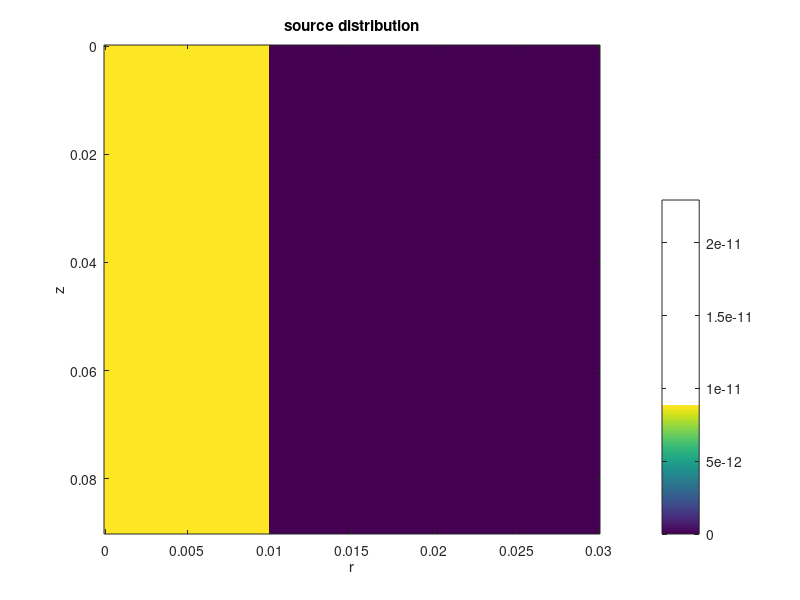

This figure's MATLAB source: (Note: this script raises an error after producing the figure.)
%% basic settings
close all; clear; clc;

% define parameters 
eps0 = 8.85e-12;  % vacuum permittivity
rou0 = 8.85e-12;  % charge density in the sphere

Lz = 9e-2; % Lz = 9cm
Lr = 3e-2; % Lr = 3cm


nr = 101;  % number of points 
nz = nr;

% domain discretization 

delr = Lr/(nr-1);
delz = Lz/(nz-1);

z = 0:delz/2:Lz;  % z_odd -- interface; z_even -- center
r = 0:delr/2:Lr;  % r_odd -- center; r_even -- interface

% z0 = Lz/2;  % z coordinate of the center of the source sphere
% r0 = Lr/6;  % radius of the source sphere

[R, Z] = meshgrid(r,z);


% define a infinite long cylinder filled with electrons
R0 = Lr/3;  
rou = rou0 * ones(size(R,1), size(R,2));
[IdxI, IdxJ] = find(R>Lr/3);

for i = 1:length(IdxI)
    rou(IdxI(i), IdxJ(i)) = 0;
end

figure(1)
clf
imagesc(r,z,rou)
xlabel('r')
ylabel('z')
title('source distribution')
colorbar






%% define parameters for SOR

u = -2/delr^2-2/delz^2;
a(j) = (-1/2/r(j)/delr + 1/delr^2)/u;
b(j) = ( 1/2/r(j)/delr + 1/delr^2)/u;
c = 1/delz^2/u;
d = c;
s = -rou/eps0/u;



















